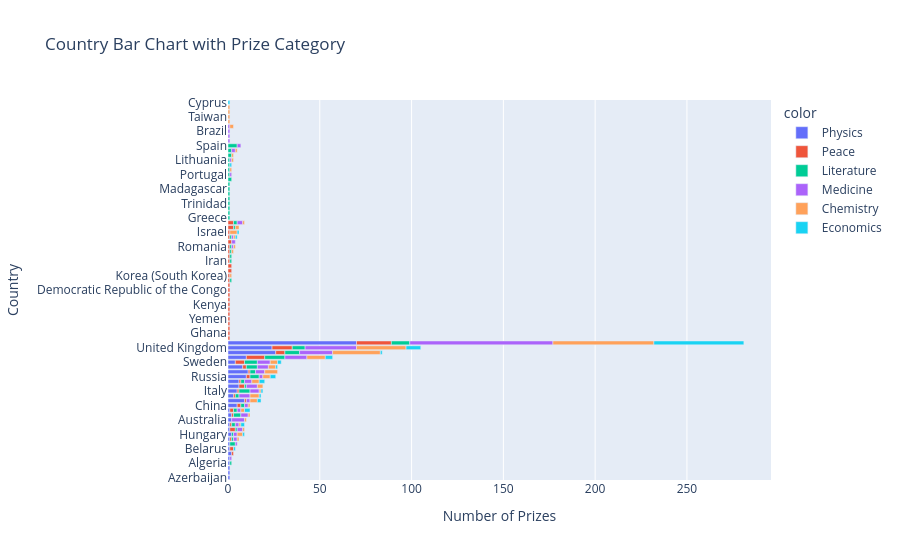

Notebook code cell kept with this figure:
### Code cell
hor_bar = px.bar(x=prize_by_cat_country.prize,
                        y=prize_by_cat_country.birth_country_current,
                        orientation='h', 
                        color=prize_by_cat_country.category,
                        title='Country Bar Chart with Prize Category')

hor_bar.update_layout(xaxis_title='Number of Prizes', 
                             yaxis_title='Country',
                            #  coloraxis_showscale=False
                            )
hor_bar.show()

### Figure 1 — Plotly figure (JSON) as saved in the notebook; plotly's stock layout.template omitted (floating-point values rounded to 4 significant figures)
{"data": [{"hovertemplate": "color=Physics<br>x=%{x}<br>y=%{y}<extra></extra>", "legendgroup": "Physics", "marker": {"color": "#636efa", "pattern": {"shape": ""}}, "name": "Physics", "orientation": "h", "showlegend": true, "textposition": "auto", "type": "bar", "x": [1, 1, 1, 1, 1, 2, 1, 1, 1, 2, 1, 1, 2, 2, 1, 5, 9, 3, 5, 6, 6, 10, 11, 8, 4, 10, 26, 24, 70], "xaxis": "x", "y": ["Azerbaijan", "Slovakia", "Morocco", "Algeria", "Luxembourg", "Pakistan", "Belarus", "Ireland", "Czech Republic", "Hungary", "Belgium", "India", "Australia", "Denmark", "Norway", "China", "Netherlands", "Austria", "Italy", "Switzerland", "Canada", "Russia", "Japan", "Poland", "Sweden", "France", "Germany", "United Kingdom", "United States of America"], "yaxis": "y"}, {"hovertemplate": "color=Peace<br>x=%{x}<br>y=%{y}<extra></extra>", "legendgroup": "Peace", "marker": {"color": "#EF553B", "pattern": {"shape": ""}}, "name": "Peace", "orientation": "h", "showlegend": true, "textposition": "auto", "type": "bar", "x": [1, 1, 1, 1, 1, 1, 1, 1, 1, 1, 1, 1, 1, 1, 2, 2, 1, 1, 1, 1, 1, 2, 2, 1, 1, 1, 3, 3, 3, 1, 2, 2, 1, 1, 1, 3, 1, 1, 2, 1, 2, 5, 10, 5, 11, 19], "xaxis": "x", "y": ["Bangladesh", "Ghana", "Ethiopia", "Zimbabwe", "Yemen", "Vietnam", "Myanmar", "Kenya", "Republic of Macedonia", "Iraq", "Democratic Republic of the Congo", "Costa Rica", "Guatemala", "Korea (South Korea)", "East Timor", "Liberia", "Iran", "Colombia", "Mexico", "Pakistan", "Romania", "Argentina", "Belarus", "Finland", "Czech Republic", "Israel", "Egypt", "South Africa", "Belgium", "India", "Norway", "China", "Denmark", "Netherlands", "Austria", "Switzerland", "Italy", "Canada", "Russia", "Japan", "Poland", "Sweden", "France", "Germany", "United Kingdom", "United States of America"], "yaxis": "y"}, {"hovertemplate": "color=Literature<br>x=%{x}<br>y=%{y}<extra></extra>", "legendgroup": "Literature", "marker": {"color": "#00cc96", "pattern": {"shape": ""}}, "name": "Literature", "orientation": "h", "showlegend": true, "textposition": "auto", "type": "bar", "x": [1, 1, 1, 1, 1, 1, 1, 1, 2, 1, 1, 1, 1, 1, 1, 1, 1, 2, 1, 1, 1, 3, 2, 1, 1, 5, 2, 2, 1, 1, 2, 2, 4, 2, 6, 1, 2, 5, 6, 3, 7, 11, 8, 7, 10], "xaxis": "x", "y": ["Greece", "Bulgaria", "Peru", "Trinidad", "Iceland", "Guadeloupe Island", "Madagascar", "Nigeria", "Chile", "Iran", "Portugal", "Colombia", "Algeria", "Guatemala", "Bosnia and Herzegovina", "Saint Lucia", "Lithuania", "Turkey", "Mexico", "Romania", "Finland", "Ireland", "Ukraine", "Czech Republic", "Egypt", "Spain", "South Africa", "India", "Belgium", "Hungary", "China", "Norway", "Denmark", "Austria", "Italy", "Switzerland", "Canada", "Russia", "Poland", "Japan", "Sweden", "France", "Germany", "United Kingdom", "United States of America"], "yaxis": "y"}, {"hovertemplate": "color=Medicine<br>x=%{x}<br>y=%{y}<extra></extra>", "legendgroup": "Medicine", "marker": {"color": "#ab63fa", "pattern": {"shape": ""}}, "name": "Medicine", "orientation": "h", "showlegend": true, "textposition": "auto", "type": "bar", "x": [1, 1, 1, 1, 1, 1, 1, 2, 1, 1, 2, 1, 2, 2, 3, 3, 2, 2, 7, 2, 2, 4, 6, 2, 6, 5, 4, 2, 5, 6, 7, 12, 18, 28, 78], "xaxis": "x", "y": ["Indonesia", "Venezuela", "Brazil", "Luxembourg", "Portugal", "Lithuania", "New Zealand", "Argentina", "Romania", "Ireland", "Ukraine", "Finland", "Czech Republic", "Spain", "South Africa", "Belgium", "India", "Hungary", "Australia", "Norway", "China", "Denmark", "Austria", "Netherlands", "Switzerland", "Italy", "Canada", "Russia", "Japan", "Poland", "Sweden", "France", "Germany", "United Kingdom", "United States of America"], "yaxis": "y"}, {"hovertemplate": "color=Chemistry<br>x=%{x}<br>y=%{y}<extra></extra>", "legendgroup": "Chemistry", "marker": {"color": "#FFA15A", "pattern": {"shape": ""}}, "name": "Chemistry", "orientation": "h", "showlegend": true, "textposition": "auto", "type": "bar", "x": [1, 1, 1, 1, 1, 1, 1, 1, 2, 1, 1, 1, 1, 1, 4, 2, 3, 1, 1, 1, 1, 1, 1, 2, 4, 5, 3, 1, 4, 4, 4, 7, 4, 10, 26, 27, 55], "xaxis": "x", "y": ["Slovenia", "Taiwan", "Latvia", "Croatia", "Korea (South Korea)", "Bosnia and Herzegovina", "Mexico", "Lithuania", "New Zealand", "Turkey", "Romania", "Ukraine", "Finland", "Czech Republic", "Israel", "Egypt", "Hungary", "Belgium", "South Africa", "India", "Australia", "China", "Denmark", "Norway", "Netherlands", "Austria", "Switzerland", "Italy", "Canada", "Russia", "Poland", "Japan", "Sweden", "France", "Germany", "United Kingdom", "United States of America"], "yaxis": "y"}, {"hovertemplate": "color=Economics<br>x=%{x}<br>y=%{y}<extra></extra>", "legendgroup": "Economics", "marker": {"color": "#19d3f3", "pattern": {"shape": ""}}, "name": "Economics", "orientation": "h", "showlegend": true, "textposition": "auto", "type": "bar", "x": [1, 1, 1, 1, 1, 2, 1, 3, 1, 2, 1, 3, 3, 1, 2, 4, 1, 8, 49], "xaxis": "x", "y": ["Cyprus", "Saint Lucia", "Belarus", "Finland", "Israel", "India", "Hungary", "Norway", "Austria", "Netherlands", "Italy", "Canada", "Russia", "Poland", "Sweden", "France", "Germany", "United Kingdom", "United States of America"], "yaxis": "y"}], "layout": {"barmode": "relative", "legend": {"title": {"text": "color"}, "tracegroupgap": 0}, "title": {"text": "Country Bar Chart with Prize Category"}, "xaxis": {"anchor": "y", "domain": [0, 1], "title": {"text": "Number of Prizes"}}, "yaxis": {"anchor": "x", "domain": [0, 1], "title": {"text": "Country"}}}}
